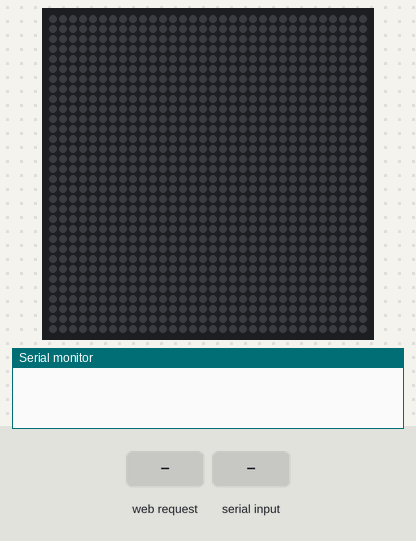
A program run on a simulated ESP8266 (Wemos D1 mini). Parts: 32×32 RGB LED matrix (first LED top left, wired row by row), the last lines printed to the serial monitor. Inputs (shaded band) come from the test bench. Dim RGB values are drawn brighter than linear; storage starts empty.

Above: at 1.2 s.
1.3 s: HTTP request GET /updateTextDisplay?y_offset=1&message=1&color=1 received
2.8 s: "90,45\n" received over Serial
At 3.03 s:
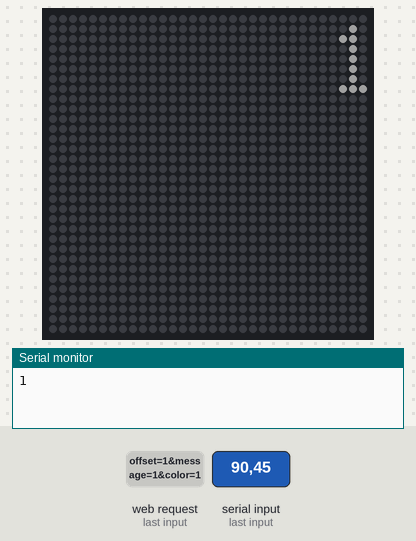
At 3.42 s:
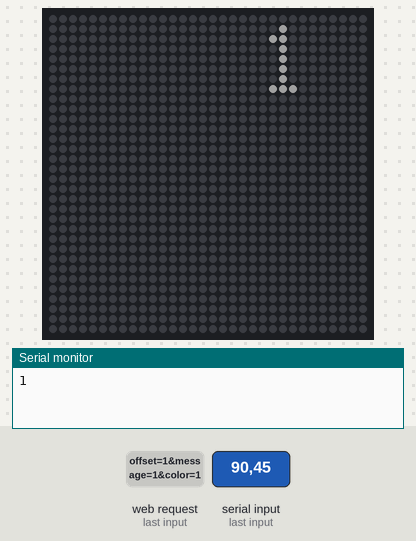
Timing chart, 0 to 5.8 s (numbered marks = the images above; inputs shaded):
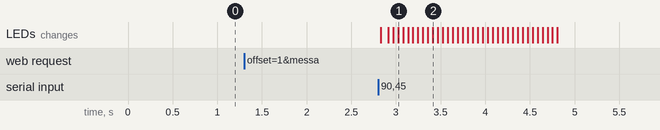

The program:

main.cpp
```cpp
#include <Arduino.h>
#include <Adafruit_GFX.h>
#include <FastLED.h>
#include <FastLED_NeoMatrix.h>
#include <ESP8266WiFi.h>
#include <ESPAsyncWebServer.h>
#include <FS.h>
#include "Configuration.h"
#include "main.h"

AsyncWebServer server(80);
String buf = "";

int x = matrix->width(), y = 0;
int strLen = -6 * buf.length(), state = -1, color = 0xFFFFFF;
bool imageChanged = false;

void changeState(int newState) {
  if (newState != state) {
    state = newState;
    matrix->fillScreen(0);
    switch (state) {
      case STATE_TEXT_DISPLAY:
        x = matrix->width();
        break;
      case STATE_IMAGE_DISPLAY:
        imageChanged = true;
        break;
    }
  }
}

void setup() {
  Serial.begin(921600);
  if (!SPIFFS.begin()) {
     Serial.println("SPIFFS failed.");
     return;
  }

  WiFi.softAP(ssid, password);
  FastLED.addLeds<WS2812, DATA_PIN, GRB>(leds, NUM_LEDS);
  matrix->begin();
  matrix->setTextWrap(false);
  matrix->setRemapFunction(remapXY);
  matrix->setBrightness(32);
  matrix->setTextColor(color);
  changeState(STATE_STREAM);

  server.on("/", HTTP_GET, [](AsyncWebServerRequest *request) {
    request->send(SPIFFS, "/index.html", "text/html");
  });

  server.on("/textdisplay.html", HTTP_GET, [](AsyncWebServerRequest *request) {
    request->send(SPIFFS, "/textdisplay.html", "text/html");
    changeState(STATE_TEXT_DISPLAY);
  });

  server.on("/imagedisplay.html", HTTP_GET, [](AsyncWebServerRequest *request) {
    request->send(SPIFFS, "/imagedisplay.html", "text/html");
    changeState(STATE_IMAGE_DISPLAY);
  });

  server.on("/streaming.html", HTTP_GET, [](AsyncWebServerRequest *request) {
    request->send(SPIFFS, "/streaming.html", "text/html");
    changeState(STATE_STREAM);
  });

  server.on("/updateTextDisplay", HTTP_GET, [](AsyncWebServerRequest *request) {
    if (request->hasParam("y_offset")) {
      Serial.println(request->getParam("y_offset")->value().toInt());
      y = request->getParam("y_offset")->value().toInt();
    }
    if (request->hasParam("message")) {
      buf = request->getParam("message")->value();
      strLen = -6 * buf.length();
    }
    if (request->hasParam("color")) {
      color = strtoul(request->getParam("color")->value().substring(2).c_str(), NULL, 16);
    }
    changeState(STATE_TEXT_DISPLAY);
    request->send(SPIFFS, "/textdisplay.html", "text/html");
  });

  server.begin();
}

void loop() {
  switch (state) {
    case STATE_TEXT_DISPLAY: {
      matrix->fillScreen(0);
      matrix->setCursor(x, y);
      matrix->print(buf);
      if (--x < strLen) {
        x = matrix->width();
        matrix->setTextColor(color);
      }
      matrix->show();
      delay(25);
      break;
    }
    case STATE_IMAGE_DISPLAY: {
      File file = SPIFFS.open("/images/heart.bin", "r");
      unsigned int magic = file.read() | (file.read() << 0x8) | (file.read() << 0x10) | (file.read() << 0x18);
      if (magic != 0x49425241) {
        return;
      }
      matrix->fillScreen(0);
      uint16_t width = file.read() | (file.read() << 0x8), height = file.read() | (file.read() << 0x8);
      for (int y = 0; y < height; ++y) {
        for (int x = 0; x < width; ++x) {
          uint32_t clr = file.read() | (file.read() << 0x8) | (file.read() << 0x10);
          matrix->drawPixel(x, y, clr);
        }
      }
      matrix->show();
      file.close();
      break;
    }
    case STATE_STREAM: {
      while (Serial.available() < 4);
      unsigned int magic = Serial.read() | (Serial.read() << 0x8) | (Serial.read() << 0x10) | (Serial.read() << 0x18);
      if (magic != 0x49425241) {
        // Clear Serial buffer - invalid.
        while (Serial.available()) {
          Serial.read();
        }
        return;
      }
      while (Serial.available() < 2);
      uint8_t width = Serial.read(), height = Serial.read();
      if (width > 0x20 || height > 0x20) {
        return;
      }
      for (int y = 0; y < height; ++y) {
        for (int x = 0; x < width; ++x) {
          while (Serial.available() < 3);
          unsigned char b = Serial.read(), g = Serial.read(), r = Serial.read();
          matrix->drawPixel(x, y, CRGB(r, g, b));
        }
      }
      matrix->show();
      break;
    }
  }
}
```

main.h
```cpp
#ifndef __MAIN_H
#define __MAIN_H

typedef enum {
  STATE_TEXT_DISPLAY,
  STATE_IMAGE_DISPLAY,
  STATE_STREAM
} States;

#endif
```

Source omitted: Configuration.h (data table, 5805 bytes)
